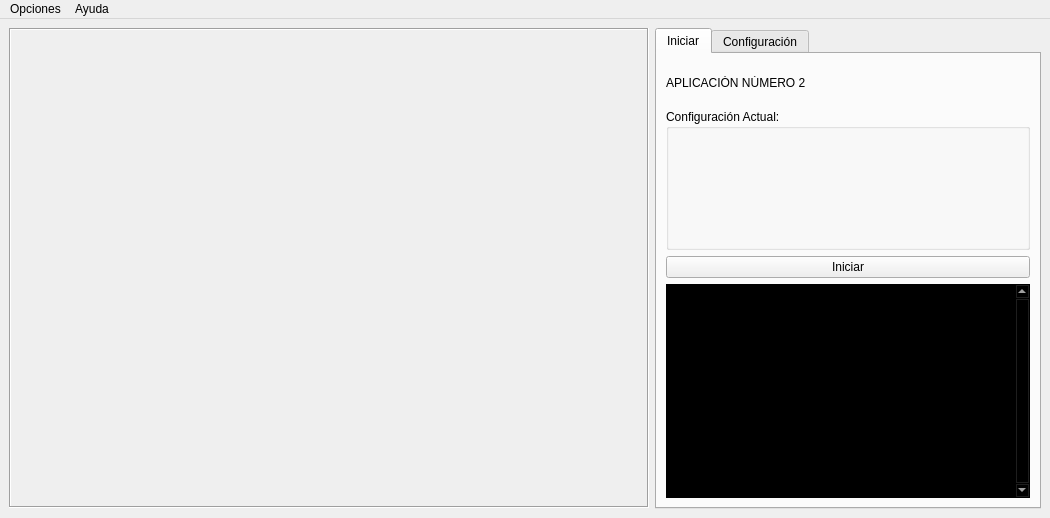
<?xml version="1.0" encoding="UTF-8"?>
<ui version="4.0">
 <class>ventana</class>
 <widget class="QMainWindow" name="ventana">
  <property name="windowModality">
   <enum>Qt::NonModal</enum>
  </property>
  <property name="geometry">
   <rect>
    <x>0</x>
    <y>0</y>
    <width>1050</width>
    <height>518</height>
   </rect>
  </property>
  <property name="sizePolicy">
   <sizepolicy hsizetype="Preferred" vsizetype="Preferred">
    <horstretch>0</horstretch>
    <verstretch>0</verstretch>
   </sizepolicy>
  </property>
  <property name="minimumSize">
   <size>
    <width>1050</width>
    <height>518</height>
   </size>
  </property>
  <property name="windowTitle">
   <string>Control Manual del Brazo Robot</string>
  </property>
  <property name="windowOpacity">
   <double>1.000000000000000</double>
  </property>
  <property name="toolButtonStyle">
   <enum>Qt::ToolButtonIconOnly</enum>
  </property>
  <property name="documentMode">
   <bool>false</bool>
  </property>
  <property name="tabShape">
   <enum>QTabWidget::Rounded</enum>
  </property>
  <property name="dockNestingEnabled">
   <bool>false</bool>
  </property>
  <property name="dockOptions">
   <set>QMainWindow::AllowTabbedDocks|QMainWindow::AnimatedDocks</set>
  </property>
  <property name="unifiedTitleAndToolBarOnMac">
   <bool>false</bool>
  </property>
  <widget class="QWidget" name="centralwidget">
   <property name="minimumSize">
    <size>
     <width>940</width>
     <height>462</height>
    </size>
   </property>
   <layout class="QHBoxLayout" name="horizontalLayout">
    <item>
     <widget class="QLabel" name="labelcamara">
      <property name="sizePolicy">
       <sizepolicy hsizetype="Maximum" vsizetype="Maximum">
        <horstretch>0</horstretch>
        <verstretch>0</verstretch>
       </sizepolicy>
      </property>
      <property name="minimumSize">
       <size>
        <width>640</width>
        <height>480</height>
       </size>
      </property>
      <property name="frameShape">
       <enum>QFrame::Box</enum>
      </property>
      <property name="frameShadow">
       <enum>QFrame::Sunken</enum>
      </property>
      <property name="lineWidth">
       <number>1</number>
      </property>
      <property name="midLineWidth">
       <number>0</number>
      </property>
      <property name="text">
       <string/>
      </property>
      <property name="alignment">
       <set>Qt::AlignCenter</set>
      </property>
     </widget>
    </item>
    <item>
     <widget class="QTabWidget" name="tabWidget">
      <property name="currentIndex">
       <number>0</number>
      </property>
      <widget class="QWidget" name="tabIniciar">
       <attribute name="icon">
        <iconset>
         <normaloff>../../../.designer/images/pinguino.svg</normaloff>../../../.designer/images/pinguino.svg</iconset>
       </attribute>
       <attribute name="title">
        <string>Iniciar</string>
       </attribute>
       <layout class="QVBoxLayout" name="verticalLayout">
        <item>
         <widget class="QLabel" name="label_title">
          <property name="minimumSize">
           <size>
            <width>0</width>
            <height>40</height>
           </size>
          </property>
          <property name="maximumSize">
           <size>
            <width>16777215</width>
            <height>40</height>
           </size>
          </property>
          <property name="text">
           <string>&lt;html&gt;&lt;head/&gt;&lt;body&gt;&lt;p&gt;APLICACIÓN NÚMERO 2&lt;/p&gt;&lt;/body&gt;&lt;/html&gt;</string>
          </property>
         </widget>
        </item>
        <item>
         <widget class="QGroupBox" name="groupBox_info">
          <property name="title">
           <string>Configuración Actual:</string>
          </property>
          <layout class="QGridLayout" name="gridLayout_5">
           <item row="0" column="0">
            <widget class="QLabel" name="label_config">
             <property name="sizePolicy">
              <sizepolicy hsizetype="Preferred" vsizetype="Preferred">
               <horstretch>0</horstretch>
               <verstretch>0</verstretch>
              </sizepolicy>
             </property>
             <property name="minimumSize">
              <size>
               <width>160</width>
               <height>100</height>
              </size>
             </property>
             <property name="text">
              <string/>
             </property>
             <property name="buddy">
              <cstring></cstring>
             </property>
            </widget>
           </item>
          </layout>
         </widget>
        </item>
        <item>
         <widget class="QPushButton" name="pushButton_iniciar">
          <property name="text">
           <string>Iniciar</string>
          </property>
          <property name="checkable">
           <bool>true</bool>
          </property>
          <property name="flat">
           <bool>false</bool>
          </property>
         </widget>
        </item>
        <item>
         <widget class="QTextEdit" name="consola">
          <property name="palette">
           <palette>
            <active>
             <colorrole role="WindowText">
              <brush brushstyle="SolidPattern">
               <color alpha="255">
                <red>255</red>
                <green>255</green>
                <blue>255</blue>
               </color>
              </brush>
             </colorrole>
             <colorrole role="Button">
              <brush brushstyle="SolidPattern">
               <color alpha="255">
                <red>0</red>
                <green>0</green>
                <blue>0</blue>
               </color>
              </brush>
             </colorrole>
             <colorrole role="Light">
              <brush brushstyle="SolidPattern">
               <color alpha="255">
                <red>0</red>
                <green>0</green>
                <blue>0</blue>
               </color>
              </brush>
             </colorrole>
             <colorrole role="Midlight">
              <brush brushstyle="SolidPattern">
               <color alpha="255">
                <red>0</red>
                <green>0</green>
                <blue>0</blue>
               </color>
              </brush>
             </colorrole>
             <colorrole role="Dark">
              <brush brushstyle="SolidPattern">
               <color alpha="255">
                <red>0</red>
                <green>0</green>
                <blue>0</blue>
               </color>
              </brush>
             </colorrole>
             <colorrole role="Mid">
              <brush brushstyle="SolidPattern">
               <color alpha="255">
                <red>0</red>
                <green>0</green>
                <blue>0</blue>
               </color>
              </brush>
             </colorrole>
             <colorrole role="Text">
              <brush brushstyle="SolidPattern">
               <color alpha="255">
                <red>255</red>
                <green>255</green>
                <blue>255</blue>
               </color>
              </brush>
             </colorrole>
             <colorrole role="BrightText">
              <brush brushstyle="SolidPattern">
               <color alpha="255">
                <red>255</red>
                <green>255</green>
                <blue>255</blue>
               </color>
              </brush>
             </colorrole>
             <colorrole role="ButtonText">
              <brush brushstyle="SolidPattern">
               <color alpha="255">
                <red>255</red>
                <green>255</green>
                <blue>255</blue>
               </color>
              </brush>
             </colorrole>
             <colorrole role="Base">
              <brush brushstyle="SolidPattern">
               <color alpha="255">
                <red>0</red>
                <green>0</green>
                <blue>0</blue>
               </color>
              </brush>
             </colorrole>
             <colorrole role="Window">
              <brush brushstyle="SolidPattern">
               <color alpha="255">
                <red>0</red>
                <green>0</green>
                <blue>0</blue>
               </color>
              </brush>
             </colorrole>
             <colorrole role="Shadow">
              <brush brushstyle="SolidPattern">
               <color alpha="255">
                <red>0</red>
                <green>0</green>
                <blue>0</blue>
               </color>
              </brush>
             </colorrole>
             <colorrole role="AlternateBase">
              <brush brushstyle="SolidPattern">
               <color alpha="255">
                <red>0</red>
                <green>0</green>
                <blue>0</blue>
               </color>
              </brush>
             </colorrole>
             <colorrole role="ToolTipBase">
              <brush brushstyle="SolidPattern">
               <color alpha="255">
                <red>255</red>
                <green>255</green>
                <blue>220</blue>
               </color>
              </brush>
             </colorrole>
             <colorrole role="ToolTipText">
              <brush brushstyle="SolidPattern">
               <color alpha="255">
                <red>0</red>
                <green>0</green>
                <blue>0</blue>
               </color>
              </brush>
             </colorrole>
            </active>
            <inactive>
             <colorrole role="WindowText">
              <brush brushstyle="SolidPattern">
               <color alpha="255">
                <red>255</red>
                <green>255</green>
                <blue>255</blue>
               </color>
              </brush>
             </colorrole>
             <colorrole role="Button">
              <brush brushstyle="SolidPattern">
               <color alpha="255">
                <red>0</red>
                <green>0</green>
                <blue>0</blue>
               </color>
              </brush>
             </colorrole>
             <colorrole role="Light">
              <brush brushstyle="SolidPattern">
               <color alpha="255">
                <red>0</red>
                <green>0</green>
                <blue>0</blue>
               </color>
              </brush>
             </colorrole>
             <colorrole role="Midlight">
              <brush brushstyle="SolidPattern">
               <color alpha="255">
                <red>0</red>
                <green>0</green>
                <blue>0</blue>
               </color>
              </brush>
             </colorrole>
             <colorrole role="Dark">
              <brush brushstyle="SolidPattern">
               <color alpha="255">
                <red>0</red>
                <green>0</green>
                <blue>0</blue>
               </color>
              </brush>
             </colorrole>
             <colorrole role="Mid">
              <brush brushstyle="SolidPattern">
               <color alpha="255">
                <red>0</red>
                <green>0</green>
                <blue>0</blue>
               </color>
              </brush>
             </colorrole>
             <colorrole role="Text">
              <brush brushstyle="SolidPattern">
               <color alpha="255">
                <red>255</red>
                <green>255</green>
                <blue>255</blue>
               </color>
              </brush>
             </colorrole>
             <colorrole role="BrightText">
              <brush brushstyle="SolidPattern">
               <color alpha="255">
                <red>255</red>
                <green>255</green>
                <blue>255</blue>
               </color>
              </brush>
             </colorrole>
             <colorrole role="ButtonText">
              <brush brushstyle="SolidPattern">
               <color alpha="255">
                <red>255</red>
                <green>255</green>
                <blue>255</blue>
               </color>
              </brush>
             </colorrole>
             <colorrole role="Base">
              <brush brushstyle="SolidPattern">
               <color alpha="255">
                <red>0</red>
                <green>0</green>
                <blue>0</blue>
               </color>
              </brush>
             </colorrole>
             <colorrole role="Window">
              <brush brushstyle="SolidPattern">
               <color alpha="255">
                <red>0</red>
                <green>0</green>
                <blue>0</blue>
               </color>
              </brush>
             </colorrole>
             <colorrole role="Shadow">
              <brush brushstyle="SolidPattern">
               <color alpha="255">
                <red>0</red>
                <green>0</green>
                <blue>0</blue>
               </color>
              </brush>
             </colorrole>
             <colorrole role="AlternateBase">
              <brush brushstyle="SolidPattern">
               <color alpha="255">
                <red>0</red>
                <green>0</green>
                <blue>0</blue>
               </color>
              </brush>
             </colorrole>
             <colorrole role="ToolTipBase">
              <brush brushstyle="SolidPattern">
               <color alpha="255">
                <red>255</red>
                <green>255</green>
                <blue>220</blue>
               </color>
              </brush>
             </colorrole>
             <colorrole role="ToolTipText">
              <brush brushstyle="SolidPattern">
               <color alpha="255">
                <red>0</red>
                <green>0</green>
                <blue>0</blue>
               </color>
              </brush>
             </colorrole>
            </inactive>
            <disabled>
             <colorrole role="WindowText">
              <brush brushstyle="SolidPattern">
               <color alpha="255">
                <red>0</red>
                <green>0</green>
                <blue>0</blue>
               </color>
              </brush>
             </colorrole>
             <colorrole role="Button">
              <brush brushstyle="SolidPattern">
               <color alpha="255">
                <red>0</red>
                <green>0</green>
                <blue>0</blue>
               </color>
              </brush>
             </colorrole>
             <colorrole role="Light">
              <brush brushstyle="SolidPattern">
               <color alpha="255">
                <red>0</red>
                <green>0</green>
                <blue>0</blue>
               </color>
              </brush>
             </colorrole>
             <colorrole role="Midlight">
              <brush brushstyle="SolidPattern">
               <color alpha="255">
                <red>0</red>
                <green>0</green>
                <blue>0</blue>
               </color>
              </brush>
             </colorrole>
             <colorrole role="Dark">
              <brush brushstyle="SolidPattern">
               <color alpha="255">
                <red>0</red>
                <green>0</green>
                <blue>0</blue>
               </color>
              </brush>
             </colorrole>
             <colorrole role="Mid">
              <brush brushstyle="SolidPattern">
               <color alpha="255">
                <red>0</red>
                <green>0</green>
                <blue>0</blue>
               </color>
              </brush>
             </colorrole>
             <colorrole role="Text">
              <brush brushstyle="SolidPattern">
               <color alpha="255">
                <red>0</red>
                <green>0</green>
                <blue>0</blue>
               </color>
              </brush>
             </colorrole>
             <colorrole role="BrightText">
              <brush brushstyle="SolidPattern">
               <color alpha="255">
                <red>255</red>
                <green>255</green>
                <blue>255</blue>
               </color>
              </brush>
             </colorrole>
             <colorrole role="ButtonText">
              <brush brushstyle="SolidPattern">
               <color alpha="255">
                <red>0</red>
                <green>0</green>
                <blue>0</blue>
               </color>
              </brush>
             </colorrole>
             <colorrole role="Base">
              <brush brushstyle="SolidPattern">
               <color alpha="255">
                <red>0</red>
                <green>0</green>
                <blue>0</blue>
               </color>
              </brush>
             </colorrole>
             <colorrole role="Window">
              <brush brushstyle="SolidPattern">
               <color alpha="255">
                <red>0</red>
                <green>0</green>
                <blue>0</blue>
               </color>
              </brush>
             </colorrole>
             <colorrole role="Shadow">
              <brush brushstyle="SolidPattern">
               <color alpha="255">
                <red>0</red>
                <green>0</green>
                <blue>0</blue>
               </color>
              </brush>
             </colorrole>
             <colorrole role="AlternateBase">
              <brush brushstyle="SolidPattern">
               <color alpha="255">
                <red>0</red>
                <green>0</green>
                <blue>0</blue>
               </color>
              </brush>
             </colorrole>
             <colorrole role="ToolTipBase">
              <brush brushstyle="SolidPattern">
               <color alpha="255">
                <red>255</red>
                <green>255</green>
                <blue>220</blue>
               </color>
              </brush>
             </colorrole>
             <colorrole role="ToolTipText">
              <brush brushstyle="SolidPattern">
               <color alpha="255">
                <red>0</red>
                <green>0</green>
                <blue>0</blue>
               </color>
              </brush>
             </colorrole>
            </disabled>
           </palette>
          </property>
          <property name="frameShape">
           <enum>QFrame::StyledPanel</enum>
          </property>
          <property name="frameShadow">
           <enum>QFrame::Sunken</enum>
          </property>
          <property name="verticalScrollBarPolicy">
           <enum>Qt::ScrollBarAlwaysOn</enum>
          </property>
          <property name="readOnly">
           <bool>true</bool>
          </property>
         </widget>
        </item>
       </layout>
      </widget>
      <widget class="QWidget" name="tabCalibrar">
       <attribute name="icon">
        <iconset>
         <normaloff>../../../.designer/images/config.svg</normaloff>../../../.designer/images/config.svg</iconset>
       </attribute>
       <attribute name="title">
        <string>Configuración</string>
       </attribute>
       <layout class="QVBoxLayout" name="verticalLayout_3">
        <item>
         <widget class="QPushButton" name="botoncalib">
          <property name="text">
           <string>Calibrar</string>
          </property>
          <property name="checkable">
           <bool>true</bool>
          </property>
         </widget>
        </item>
        <item>
         <widget class="QGroupBox" name="groupBox_conf">
          <property name="enabled">
           <bool>true</bool>
          </property>
          <property name="title">
           <string>  Calibración Actual:</string>
          </property>
          <property name="checkable">
           <bool>false</bool>
          </property>
          <layout class="QVBoxLayout" name="verticalLayout_4">
           <item>
            <layout class="QHBoxLayout" name="horizontalLayout_9">
             <item>
              <widget class="QLabel" name="label_9">
               <property name="minimumSize">
                <size>
                 <width>65</width>
                 <height>0</height>
                </size>
               </property>
               <property name="text">
                <string>Threshold min</string>
               </property>
               <property name="textFormat">
                <enum>Qt::LogText</enum>
               </property>
              </widget>
             </item>
             <item>
              <widget class="QLabel" name="label_14">
               <property name="minimumSize">
                <size>
                 <width>30</width>
                 <height>0</height>
                </size>
               </property>
               <property name="text">
                <string>0</string>
               </property>
              </widget>
             </item>
             <item>
              <widget class="QSlider" name="ThresMin">
               <property name="minimumSize">
                <size>
                 <width>0</width>
                 <height>26</height>
                </size>
               </property>
               <property name="maximum">
                <number>255</number>
               </property>
               <property name="orientation">
                <enum>Qt::Horizontal</enum>
               </property>
              </widget>
             </item>
            </layout>
           </item>
           <item>
            <layout class="QHBoxLayout" name="horizontalLayout_7">
             <item>
              <widget class="QLabel" name="label_7">
               <property name="minimumSize">
                <size>
                 <width>65</width>
                 <height>0</height>
                </size>
               </property>
               <property name="text">
                <string>Erode:</string>
               </property>
               <property name="textFormat">
                <enum>Qt::LogText</enum>
               </property>
              </widget>
             </item>
             <item>
              <widget class="QLabel" name="label_15">
               <property name="minimumSize">
                <size>
                 <width>30</width>
                 <height>0</height>
                </size>
               </property>
               <property name="text">
                <string>0</string>
               </property>
              </widget>
             </item>
             <item>
              <widget class="QSlider" name="Erode">
               <property name="minimumSize">
                <size>
                 <width>0</width>
                 <height>26</height>
                </size>
               </property>
               <property name="maximum">
                <number>255</number>
               </property>
               <property name="orientation">
                <enum>Qt::Horizontal</enum>
               </property>
              </widget>
             </item>
            </layout>
           </item>
           <item>
            <layout class="QHBoxLayout" name="horizontalLayout_6">
             <item>
              <widget class="QLabel" name="label_6">
               <property name="text">
                <string>Dilate</string>
               </property>
               <property name="textFormat">
                <enum>Qt::LogText</enum>
               </property>
              </widget>
             </item>
             <item>
              <widget class="QLabel" name="label_16">
               <property name="minimumSize">
                <size>
                 <width>30</width>
                 <height>0</height>
                </size>
               </property>
               <property name="text">
                <string>0</string>
               </property>
              </widget>
             </item>
             <item>
              <widget class="QSlider" name="Dilate">
               <property name="minimumSize">
                <size>
                 <width>0</width>
                 <height>26</height>
                </size>
               </property>
               <property name="maximum">
                <number>255</number>
               </property>
               <property name="orientation">
                <enum>Qt::Horizontal</enum>
               </property>
              </widget>
             </item>
            </layout>
           </item>
           <item>
            <layout class="QHBoxLayout" name="horizontalLayout_11">
             <item>
              <widget class="QLabel" name="label_19">
               <property name="text">
                <string>Tamaño de linea:</string>
               </property>
              </widget>
             </item>
             <item>
              <widget class="QDoubleSpinBox" name="linea"/>
             </item>
            </layout>
           </item>
           <item>
            <widget class="QPushButton" name="botonvista">
             <property name="text">
              <string>Ver detección</string>
             </property>
             <property name="checkable">
              <bool>true</bool>
             </property>
            </widget>
           </item>
          </layout>
         </widget>
        </item>
       </layout>
      </widget>
     </widget>
    </item>
   </layout>
  </widget>
  <widget class="QMenuBar" name="menubar">
   <property name="geometry">
    <rect>
     <x>0</x>
     <y>0</y>
     <width>1050</width>
     <height>25</height>
    </rect>
   </property>
   <property name="defaultUp">
    <bool>false</bool>
   </property>
   <widget class="QMenu" name="menuOpciones">
    <property name="title">
     <string>Opciones</string>
    </property>
    <addaction name="actionAp1"/>
    <addaction name="actionGuardar"/>
    <addaction name="actionCargar"/>
    <addaction name="separator"/>
    <addaction name="actionCerrar"/>
   </widget>
   <widget class="QMenu" name="menuAyuda">
    <property name="title">
     <string>Ayuda</string>
    </property>
    <property name="separatorsCollapsible">
     <bool>false</bool>
    </property>
    <addaction name="actionInstrucciones"/>
    <addaction name="actionAcerca"/>
    <addaction name="separator"/>
    <addaction name="actionContacto"/>
   </widget>
   <addaction name="menuOpciones"/>
   <addaction name="menuAyuda"/>
  </widget>
  <action name="actionGuardar">
   <property name="text">
    <string>Guardar Configuración</string>
   </property>
  </action>
  <action name="actionCargar">
   <property name="text">
    <string>Cargar Configuración</string>
   </property>
  </action>
  <action name="actionCerrar">
   <property name="text">
    <string>Cerrar</string>
   </property>
  </action>
  <action name="actionInstrucciones">
   <property name="text">
    <string>instrucciones</string>
   </property>
  </action>
  <action name="actionAcerca">
   <property name="text">
    <string>Acerca del brazo</string>
   </property>
  </action>
  <action name="actionContacto">
   <property name="text">
    <string>Contacto</string>
   </property>
  </action>
  <action name="actionAp1">
   <property name="text">
    <string>Aplicación 1</string>
   </property>
  </action>
 </widget>
 <resources/>
 <connections>
  <connection>
   <sender>ThresMin</sender>
   <signal>valueChanged(int)</signal>
   <receiver>label_14</receiver>
   <slot>setNum(int)</slot>
   <hints>
    <hint type="sourcelabel">
     <x>826</x>
     <y>250</y>
    </hint>
    <hint type="destinationlabel">
     <x>759</x>
     <y>259</y>
    </hint>
   </hints>
  </connection>
  <connection>
   <sender>Erode</sender>
   <signal>valueChanged(int)</signal>
   <receiver>label_15</receiver>
   <slot>setNum(int)</slot>
   <hints>
    <hint type="sourcelabel">
     <x>833</x>
     <y>282</y>
    </hint>
    <hint type="destinationlabel">
     <x>762</x>
     <y>286</y>
    </hint>
   </hints>
  </connection>
  <connection>
   <sender>Dilate</sender>
   <signal>valueChanged(int)</signal>
   <receiver>label_16</receiver>
   <slot>setNum(int)</slot>
   <hints>
    <hint type="sourcelabel">
     <x>844</x>
     <y>305</y>
    </hint>
    <hint type="destinationlabel">
     <x>768</x>
     <y>310</y>
    </hint>
   </hints>
  </connection>
 </connections>
 <designerdata>
  <property name="gridDeltaX">
   <number>10</number>
  </property>
  <property name="gridDeltaY">
   <number>10</number>
  </property>
  <property name="gridSnapX">
   <bool>true</bool>
  </property>
  <property name="gridSnapY">
   <bool>true</bool>
  </property>
  <property name="gridVisible">
   <bool>true</bool>
  </property>
 </designerdata>
</ui>
